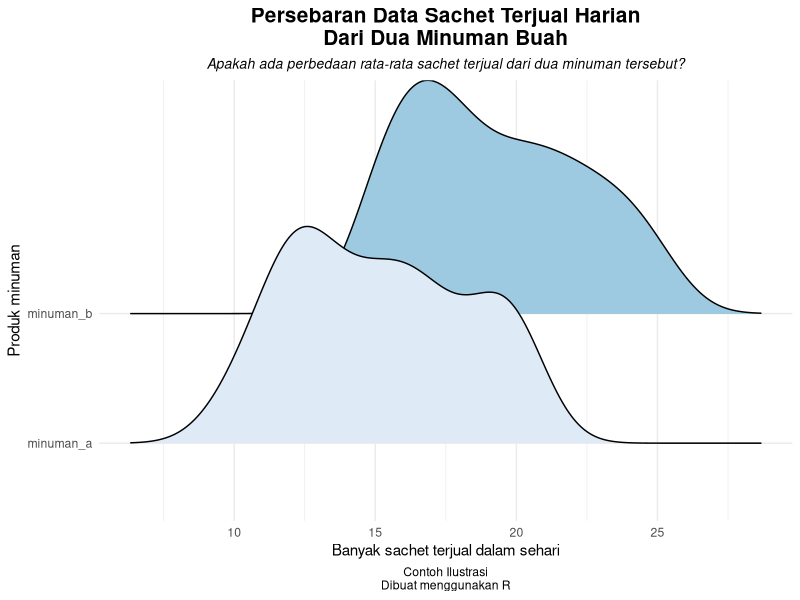

Here is the R script that generated this plot:
## ---- chunk 1
knitr::opts_chunk$set(echo = TRUE)
library(dplyr)
library(ggplot2)
library(ggridges)
## ---- chunk 2
knitr::include_graphics("https://raw.githubusercontent.com/ikanx101/ikanx101.github.io/master/_posts/advance%20analysis/uji%20hipotesis/assets/parnonpar.png")
knitr::include_graphics("https://raw.githubusercontent.com/ikanx101/ikanx101.github.io/master/_posts/advance%20analysis/uji%20hipotesis/assets/parnonpar%20new.png")
## ---- chunk 3
data = data.frame(hari_ke = 1:60,
                  minuman_a = sample(10:20,60,replace = T),
                  minuman_b = sample(15:25,60,replace = T))

cat("Data Rekapan: Total Sachet Terjual Harian")
knitr::kable(data,align = "c")
## ---- chunk 4
data %>% 
  reshape2::melt(id.vars = "hari_ke") %>% 
  ggplot(aes(x = value,
             y = variable,
             fill = variable)) +
  geom_density_ridges() +
  scale_fill_brewer() +
  labs(x = "Banyak sachet terjual dalam sehari",
       y = "Produk minuman",
       title = "Persebaran Data Sachet Terjual Harian\nDari Dua Minuman Buah",
       subtitle = "Apakah ada perbedaan rata-rata sachet terjual dari dua minuman tersebut?",
       caption = "Contoh Ilustrasi\nDibuat menggunakan R") +
  theme_minimal() +
  theme(legend.position = "none",
        plot.title = element_text(hjust = .5,
                                  face = "bold", 
                                  size = 15),
        plot.subtitle = element_text(hjust = .5,
                                     face = "italic",
                                     size = 10),
        plot.caption = element_text(hjust = .5))
## ---- chunk 5
hasil = t.test(data$minuman_a,data$minuman_b)
## ---- chunk 6
t.test(data$minuman_a,data$minuman_b)
